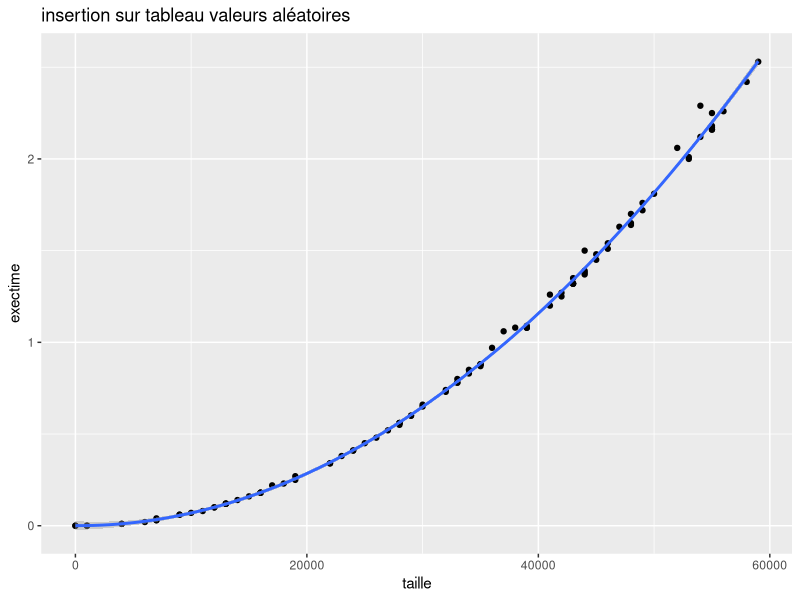

This chart was generated by the following R code:
# Script R 
# Exectutable avec R --no-save -f perf.R 

# Chargement des librairies
library(ggplot2)

# Chargement des données
perf <- read.table("perf.dat", header=TRUE)
insertionV0 <- perf[perf$exe == 'insertion',]


# Analyses de la version initiale
png("insertion.png")
i<-qplot(taille, exectime, data=insertionV0, main="insertion sur tableau valeurs aléatoires",
geom=c("point","smooth"))
print(i)
dev.off()





